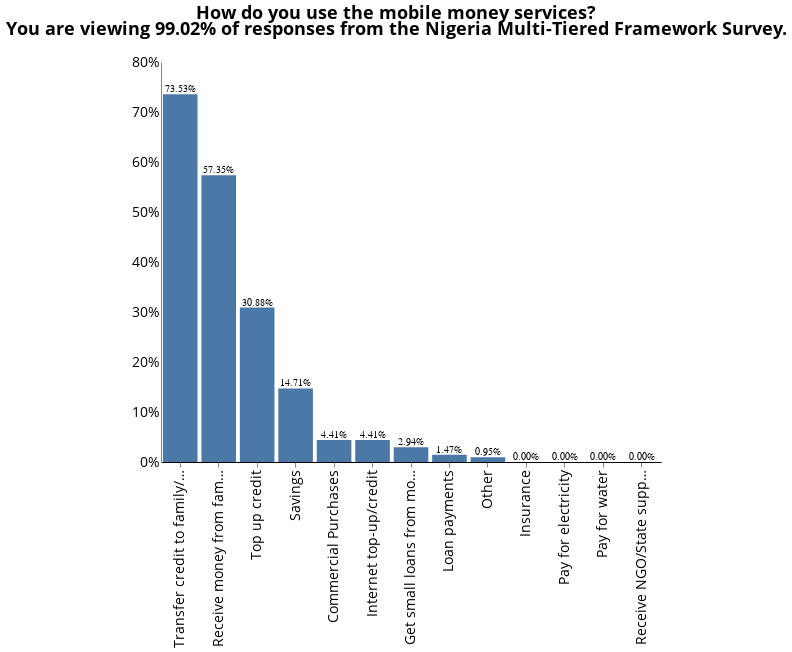

Notebook code cell kept with this figure:
### Code cell
chart = alt.Chart(mobile_money_activity_percent).encode(
    x=alt.X('Source:N', sort=alt.EncodingSortField(field='Source', # Change variable 
                                         op="count", 
                                         order='descending')),
    y=alt.Y('Response:Q', axis = alt.Axis(title = '', format = '%')),
  #  color = alt.Color('Source:N'), # Change variable
    tooltip = 'Source' # Change variable
).properties(
    height = 400,
    width = 500
)

# Percentage of responses shown in the chart
pct = round(len(pd.unique(mobile_money_activity_wide[mobile_money_activity_wide[['Response']].notnull().all(1)]['hh_id'])) /
                3668 *100, 2) #change dataframe variable name

# Final Chart with bells and whistles
final = (chart.mark_bar() + chart.mark_text( # This blue is from the AIP site.
    align = 'center', 
    baseline='bottom'
).encode(
    text = alt.Text('Response:Q', 
                    format = '.2%')
).properties(
    title={
      "text": ["How do you use the mobile money services?"], 
      "subtitle": ["You are viewing {}% of responses from the Nigeria Multi-Tiered Framework Survey.".format(pct), " "],
      "color": "black",
      "subtitleColor": "black"
    }
))

final

### Figure 1 — Vega-Lite specification as saved in the notebook (floating-point values rounded to 4 significant figures)
{"width": 800, "height": 400, "config": {"title": {"fontSize": 18, "font": "Open Sans", "anchor": "center", "fontColor": "#000000"}, "axisX": {"domain": true, "domainColor": "#000000", "grid": false, "labelFont": "Open Sans", "labelFontSize": 14, "titleFont": "Open Sans", "titleFontSize": 13, "titleFontWeight": "normal", "title": "X Axis Title (units)"}, "axisY": {"domain": true, "grid": false, "gridColor": "#DEDDDD", "gridWidth": 1, "labelFont": "Open Sans", "labelFontSize": 14, "labelAngle": 0, "ticks": false, "titleFont": "Open Sans", "titleFontSize": 14, "titleFontWeight": "normal", "titlePadding": 10, "title": "Y Axis Title (units)"}, "range": {"category": ["#2980B9", "#003366", "#FFAE19", "#FF4500", "#438B28", "#45B39D", "#99ADC1", "#212F3C"]}, "legend": {"labelFont": "Open Sans", "labelFontSize": 14, "symbolType": "square", "symbolSize": 100, "titleFont": "Open Sans", "titleFontSize": 14, "titleFontWeight": "normal", "title": "Legend", "orient": "right", "offset": 0}, "tooltip": {"font": "Open Sans"}, "font": {"font": "Open Sans"}, "view": {"stroke": "transparent", "text": {"font": "Open Sans", "color": ["#2980B9", "#003366", "#FFAE19", "#FF4500", "#438B28", "#45B39D", "#99ADC1", "#212F3C"], "fontSize": 14, "align": "right", "fontWeight": 400, "size": 14}, "bar": {"size": 40, "binSpacing": 1, "continuousBandSize": 30, "discreteBandSize": 30, "fill": ["#2980B9", "#003366", "#FFAE19", "#FF4500", "#438B28", "#45B39D", "#99ADC1", "#212F3C"], "stroke": false}}}, "layer": [{"mark": "bar", "encoding": {"tooltip": {"type": "nominal", "field": "Source"}, "x": {"type": "nominal", "field": "Source", "sort": {"field": "Source", "op": "count", "order": "descending"}}, "y": {"type": "quantitative", "axis": {"format": "%", "title": ""}, "field": "Response"}}, "height": 400, "width": 500}, {"mark": {"type": "text", "align": "center", "baseline": "bottom"}, "encoding": {"text": {"type": "quantitative", "field": "Response", "format": ".2%"}, "tooltip": {"type": "nominal", "field": "Source"}, "x": {"type": "nominal", "field": "Source", "sort": {"field": "Source", "op": "count", "order": "descending"}}, "y": {"type": "quantitative", "axis": {"format": "%", "title": ""}, "field": "Response"}}, "height": 400, "title": {"text": ["How do you use the mobile money services?"], "subtitle": ["You are viewing 99.02% of responses from the Nigeria Multi-Tiered Framework Survey.", " "], "color": "black", "subtitleColor": "black"}, "width": 500}], "data": {"name": "data-68a703974d7dcb9c918f24a06698bdcc"}, "$schema": "https://vega.github.io/schema/vega-lite/v4.8.1.json", "datasets": {"data-68a703974d7dcb9c918f24a06698bdcc": [{"Source": "Transfer credit to family/relatives", "Response": 0.7353}, {"Source": "Receive money from family/friends/other", "Response": 0.5735}, {"Source": "Top up credit", "Response": 0.3088}, {"Source": "Savings", "Response": 0.1471}, {"Source": "Commercial Purchases", "Response": 0.04412}, {"Source": "Internet top-up/credit", "Response": 0.04412}, {"Source": "Get small loans from mobile provider", "Response": 0.02941}, {"Source": "Loan payments", "Response": 0.01471}, {"Source": "Other", "Response": 0.009508}, {"Source": "Insurance", "Response": 0.0}, {"Source": "Pay for electricity", "Response": 0.0}, {"Source": "Pay for water", "Response": 0.0}, {"Source": "Receive NGO/State support", "Response": 0.0}]}}
